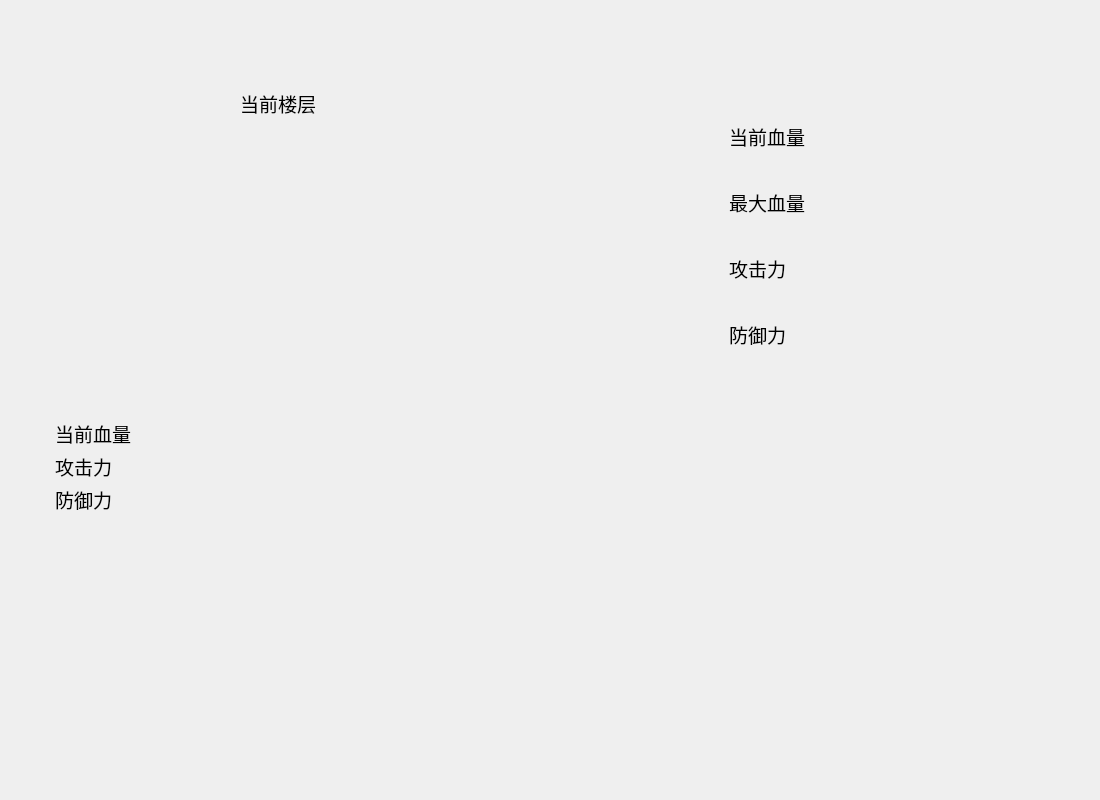
<?xml version="1.0" encoding="UTF-8"?>
<ui version="4.0">
 <class>Tower</class>
 <widget class="QWidget" name="Tower">
  <property name="geometry">
   <rect>
    <x>0</x>
    <y>0</y>
    <width>1100</width>
    <height>800</height>
   </rect>
  </property>
  <property name="windowTitle">
   <string>Form</string>
  </property>
  <widget class="QLabel" name="label_4">
   <property name="geometry">
    <rect>
     <x>729</x>
     <y>120</y>
     <width>99</width>
     <height>33</height>
    </rect>
   </property>
   <property name="font">
    <font>
     <family>楷体</family>
     <pointsize>14</pointsize>
    </font>
   </property>
   <property name="text">
    <string>当前血量</string>
   </property>
  </widget>
  <widget class="QLabel" name="label_5">
   <property name="geometry">
    <rect>
     <x>729</x>
     <y>252</y>
     <width>66</width>
     <height>33</height>
    </rect>
   </property>
   <property name="font">
    <font>
     <family>楷体</family>
     <pointsize>14</pointsize>
    </font>
   </property>
   <property name="text">
    <string>攻击力</string>
   </property>
  </widget>
  <widget class="QLabel" name="label_6">
   <property name="geometry">
    <rect>
     <x>729</x>
     <y>318</y>
     <width>66</width>
     <height>33</height>
    </rect>
   </property>
   <property name="font">
    <font>
     <family>楷体</family>
     <pointsize>14</pointsize>
    </font>
   </property>
   <property name="text">
    <string>防御力</string>
   </property>
  </widget>
  <widget class="QLabel" name="label_7">
   <property name="geometry">
    <rect>
     <x>729</x>
     <y>186</y>
     <width>99</width>
     <height>33</height>
    </rect>
   </property>
   <property name="font">
    <font>
     <family>楷体</family>
     <pointsize>14</pointsize>
    </font>
   </property>
   <property name="text">
    <string>最大血量</string>
   </property>
  </widget>
  <widget class="QLabel" name="label_MonsterLatest_Hp">
   <property name="geometry">
    <rect>
     <x>55</x>
     <y>417</y>
     <width>80</width>
     <height>33</height>
    </rect>
   </property>
   <property name="font">
    <font>
     <family>楷体</family>
     <pointsize>14</pointsize>
    </font>
   </property>
   <property name="text">
    <string>当前血量</string>
   </property>
  </widget>
  <widget class="QLabel" name="label_MonsterLatest_Attack">
   <property name="geometry">
    <rect>
     <x>55</x>
     <y>450</y>
     <width>60</width>
     <height>33</height>
    </rect>
   </property>
   <property name="font">
    <font>
     <family>楷体</family>
     <pointsize>14</pointsize>
    </font>
   </property>
   <property name="text">
    <string>攻击力</string>
   </property>
  </widget>
  <widget class="QLabel" name="label_MonsterLatest_Defense">
   <property name="geometry">
    <rect>
     <x>55</x>
     <y>483</y>
     <width>60</width>
     <height>33</height>
    </rect>
   </property>
   <property name="font">
    <font>
     <family>楷体</family>
     <pointsize>14</pointsize>
    </font>
   </property>
   <property name="text">
    <string>防御力</string>
   </property>
  </widget>
  <widget class="QLabel" name="label_8">
   <property name="geometry">
    <rect>
     <x>240</x>
     <y>87</y>
     <width>99</width>
     <height>33</height>
    </rect>
   </property>
   <property name="font">
    <font>
     <family>楷体</family>
     <pointsize>14</pointsize>
    </font>
   </property>
   <property name="text">
    <string>当前楼层</string>
   </property>
  </widget>
 </widget>
 <resources/>
 <connections/>
</ui>
